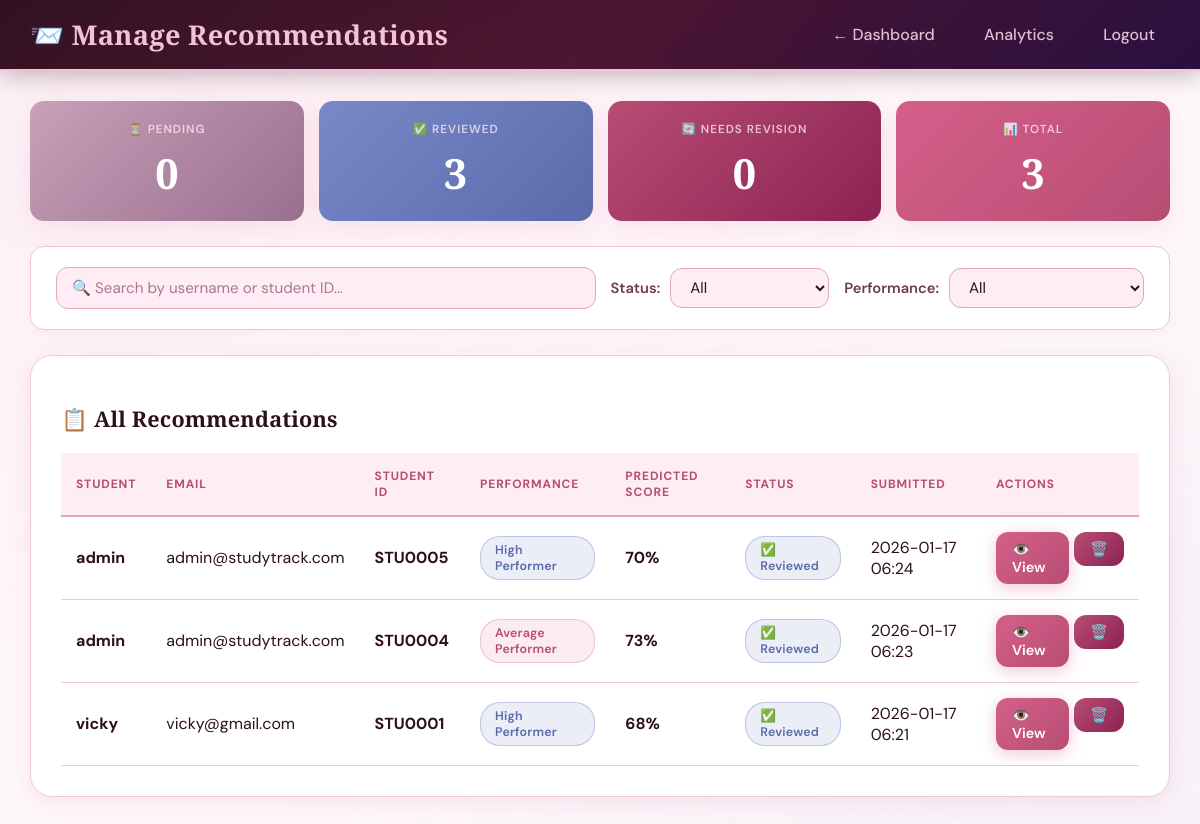
The app's page /admin/recommendations (signed in) with its own data.
### tables this page shows
CREATE TABLE recommendations
                 (id INTEGER PRIMARY KEY AUTOINCREMENT,
                  analysis_id INTEGER,
                  user_id INTEGER,
                  student_id TEXT,
                  recommendations TEXT,
                  status TEXT DEFAULT 'pending',
                  admin_response TEXT,
                  created_at TIMESTAMP DEFAULT CURRENT_TIMESTAMP,
                  responded_at TIMESTAMP,
                  FOREIGN KEY (analysis_id) REFERENCES analysis_history (id),
                  FOREIGN KEY (user_id) REFERENCES users (id));

CREATE TABLE users
                 (id INTEGER PRIMARY KEY AUTOINCREMENT,
                  username TEXT UNIQUE NOT NULL,
                  email TEXT UNIQUE NOT NULL,
                  password TEXT NOT NULL,
                  role TEXT DEFAULT 'student',
                  assigned_student_id TEXT,
                  created_at TIMESTAMP DEFAULT CURRENT_TIMESTAMP);

CREATE TABLE analysis_history
                 (id INTEGER PRIMARY KEY AUTOINCREMENT,
                  user_id INTEGER,
                  student_id TEXT,
                  student_name TEXT,
                  hours_studied REAL,
                  attendance REAL,
                  sleep_hours REAL,
                  previous_scores REAL,
                  tutoring_sessions INTEGER,
                  physical_activity REAL,
                  cluster INTEGER,
                  cluster_label TEXT,
                  predicted_score REAL,
                  analysis_date TIMESTAMP DEFAULT CURRENT_TIMESTAMP,
                  admin_notified INTEGER DEFAULT 0,
                  admin_viewed INTEGER DEFAULT 0,
                  FOREIGN KEY (user_id) REFERENCES users (id));

### app.py (the view)
@app.route('/admin/recommendations')
@admin_required
def admin_recommendations():
    conn = get_db()
    recommendations = conn.execute('''SELECT r.*, u.username, u.email,
                                     a.student_id, a.predicted_score, a.cluster_label,
                                     a.hours_studied, a.attendance, a.sleep_hours
                                     FROM recommendations r
                                     JOIN users u ON r.user_id = u.id
                                     JOIN analysis_history a ON r.analysis_id = a.id
                                     ORDER BY r.created_at DESC''').fetchall()
    conn.close()
    return render_template('admin_recommendations.html', recommendations=recommendations)

### app.py (called while the page is built)
def admin_required(f):
    @wraps(f)
    def decorated_function(*args, **kwargs):
        if 'user_id' not in session:
            flash('Please login to access this page.', 'warning')
            return redirect(url_for('login'))
        if session.get('role') != 'admin':
            flash('Admin access required.', 'error')
            return redirect(url_for('dashboard'))
        return f(*args, **kwargs)
    return decorated_function

def get_db():
    conn = sqlite3.connect('studytrack.db')
    conn.row_factory = sqlite3.Row
    return conn

### templates/admin_recommendations.html (shortened to what this page needs)
<!DOCTYPE html>
<html lang="en">
<head>
    <link rel="stylesheet" href="/static/css/arecom.css">
</head>
<body>
<header>
    <h1>📨 Manage Recommendations</h1>
    <nav>
        <a href="/admin/dashboard">← Dashboard</a>
        <a href="/analytics">Analytics</a>
        <a href="/logout">Logout</a>
    </nav>
</header>
<div class="container">
    <div class="stats-row">
        <div class="stat-box warning">
            <div class="stat-label">⏳ Pending</div>
            <div class="stat-value">
                {{ recommendations|selectattr('status', 'equalto', 'pending')|list|length }}
            </div>
        </div>
        <div class="stat-box success">
            <div class="stat-label">✅ Reviewed</div>
            <div class="stat-value">
                {{ recommendations|selectattr('status', 'equalto', 'reviewed')|list|length }}
            </div>
        </div>
        <div class="stat-box danger">
            <div class="stat-label">🔄 Needs Revision</div>
            <div class="stat-value">
                {{ recommendations|selectattr('status', 'equalto', 'needs_revision')|list|length }}
            </div>
        </div>
        <div class="stat-box">
            <div class="stat-label">📊 Total</div>
            <div class="stat-value">{{ recommendations|length }}</div>
        </div>
    </div>
    <div class="filters">
        <div class="search-box">
            <input type="text" id="searchInput" placeholder="🔍 Search by username or student ID..." onkeyup="filterTable()">
        </div>
        <div class="filter-group">
            <label>Status:</label>
            <select id="statusFilter" onchange="filterTable()">
                <option value="">All</option>
            </select>
        </div>
        <div class="filter-group">
            <label>Performance:</label>
            <select id="performanceFilter" onchange="filterTable()">
                <option value="">All</option>
            </select>
        </div>
    </div>
    <div class="card">
        <h2>📋 All Recommendations</h2>
        {% if recommendations %}
        <div style="overflow-x: auto;">
            <table id="recommendationsTable">
                <thead>
                    <tr>
                        <th>Student</th>
                        <th>Email</th>
                        <th>Student ID</th>
                        <th>Performance</th>
                        <th>Predicted Score</th>
                        <th>Status</th>
                        <th>Submitted</th>
                        <th>Actions</th>
                    </tr>
                </thead>
                <tbody>
                    {% for rec in recommendations %}
                    <tr data-status="{{ rec.status }}" data-performance="{{ rec.cluster_label }}" data-username="{{ rec.username }}" data-studentid="{{ rec.student_id }}">
                        <td><strong>{{ rec.username }}</strong></td>
                        <td>{{ rec.email }}</td>
                        <td><strong>{{ rec.student_id }}</strong></td>
                        <td>
                            {% if rec.cluster_label == 'High Performer' %}
                                <span class="badge high">{{ rec.cluster_label }}</span>
                            {% elif rec.cluster_label == 'Average Performer' %}
                                <span class="badge avg">{{ rec.cluster_label }}</span>
                            {% else %}
                                <span class="badge low">{{ rec.cluster_label }}</span>
                            {% endif %}
                        </td>
                        <td><strong>{{ "%.0f"|format(rec.predicted_score) }}%</strong></td>
                        <td>
                            {% if rec.status == 'reviewed' %}
                                <span class="badge reviewed">✅ Reviewed</span>
                            {% elif rec.status == 'pending' %}
                                <span class="badge pending">⏳ Pending</span>
                            {% else %}
                                <span class="badge needs_revision">🔄 Needs Revision</span>
                            {% endif %}
                        </td>
                        <td>{{ rec.created_at[:16] }}</td>
                        <td>
    <div style="display: flex; gap: 5px; justify-content: center;">
        <a href="/admin/recommendation/{{ rec.id }}" class="btn btn-primary">
            {% if rec.status == 'pending' %}
                📝 Review
            {% else %}
                👁️ View
            {% endif %}
        </a>
        <form method="POST" action="/admin/recommendation/{{ rec.id }}/delete"
              onsubmit="return confirm('⚠️ Delete this recommendation? This cannot be undone!');"
              style="display: inline; margin: 0;">
            <button type="submit" class="btn btn-danger">🗑️</button>
        </form>
    </div>
</td>
                    </tr>
                    {% endfor %}
                </tbody>
            </table>
        </div>
        {% else %}
        <div class="empty">
            <div class="empty-icon">📭</div>
            <p>No recommendations submitted yet.</p>
        </div>
        {% endif %}
    </div>
</div>
</body>
</html>

### records on screen
recommendations: username "admin", email "admin@studytrack.com", student_id "STU0005", cluster_label "High Performer", status "✅ Reviewed", created_at "2026-01-17 06:24"
analysis_history: predicted_score "70"
recommendations: username "admin", email "admin@studytrack.com", student_id "STU0004", cluster_label "Average Performer", status "✅ Reviewed", created_at "2026-01-17 06:23"
analysis_history: predicted_score "73"
recommendations: username "vicky", email "vicky@gmail.com", student_id "STU0001", cluster_label "High Performer", status "✅ Reviewed", created_at "2026-01-17 06:21"
analysis_history: predicted_score "68"

### other values on screen
{{ recommendations|selectattr('status', 'equalto', 'pending')|list|length }} "0"
{{ recommendations|length }} "3"
